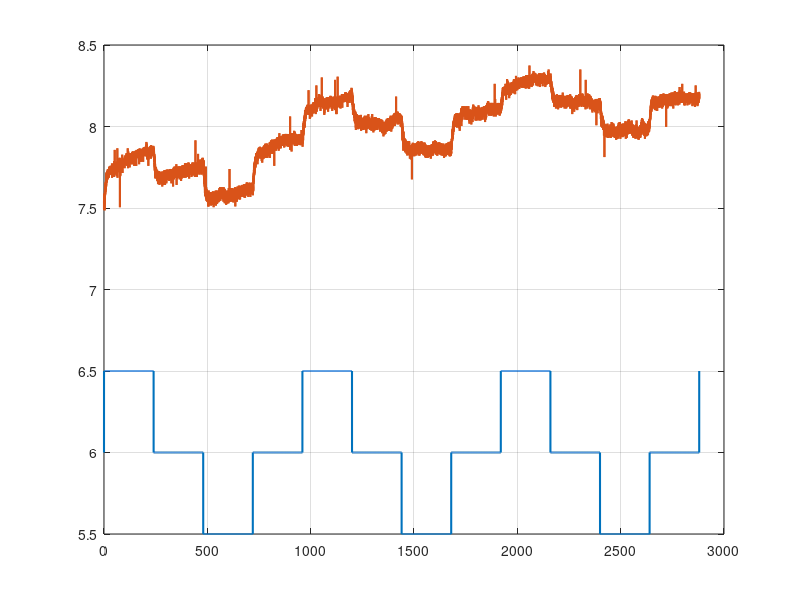

Source code (MATLAB): (Note: this script raises an error after producing the figure.)
clc; clear; close all; warning('off','all');

save_dir = 'csv_data';

% ensure save dir exists
if ~exist(save_dir,'dir')
    mkdir(save_dir);
end

load pb_mer/pb_vent6_spir6.mat

%----------------------------------------------------------------------------------------
% RAW DATA ------------------------------------------------------------------------------
%----------------------------------------------------------------------------------------

time = time(2400:end) - time(2400);
spir = spir(2400:end);
snimac = snimac1(2400:end);

figure(1);
plot(time, spir, 'LineWidth', 1.5);
hold on;
plot(time, snimac, 'LineWidth', 1.5);
grid on;
hold on;

%----------------------------------------------------------------------------------------
% Detrended and normalized data ---------------------------------------------------------
%----------------------------------------------------------------------------------------

snimac_n = my_detrend(snimac, time);
plot(time, snimac_n, 'LineWidth', 1.5);
hold off;

spir_n = spir - 6;

% T = table(time, spir, snimac, spir_n, snimac_n, 'VariableNames', {'time','spir','snimac1','spir_n','snimac1_n'});
% fname = fullfile(save_dir, 'pb_vent6_spir4_raw.csv');
% writetable(T, fname);  

%----------------------------------------------------------------------------------------
% Average data calculation --------------------------------------------------------------
%----------------------------------------------------------------------------------------

time = time(1:9600);
snimac_n = mean([snimac_n(1:9600), snimac_n(9601:19200), snimac_n(19201:28800)], 2);
spir_n = spir_n(1:9600);

figure(2);
plot(time, spir_n, 'LineWidth', 1.5);
hold on;
plot(time, snimac_n, 'LineWidth', 1.5);
grid on;
hold off;

% T = table(time, spir_n, snimac_n, 'VariableNames', {'time','spir_n','snimac1_n'});
% fname = fullfile(save_dir, 'pb_vent6_spir4_avg.csv');
% writetable(T, fname);

%----------------------------------------------------------------------------------------
% Identification ------------------------------------------------------------------------
%----------------------------------------------------------------------------------------

Ts = 0.1;

Gs_ls = ls_identify_basic(snimac_n, spir_n, Ts);
snimac_s_ls = lsim(Gs_ls, spir_n, time);

Gs_fmin = tf_identify_fmin(snimac_n, spir_n, time, Ts);
snimac_s_fmin = lsim(Gs_fmin, spir_n, time);

rmse_ls   = sqrt(mean((snimac_n - snimac_s_ls).^2));
rmse_fmin = sqrt(mean((snimac_n - snimac_s_fmin).^2));

% fprintf('\n---------------------------------------------\n');
% fprintf('RMSE (Least Squares): %.6f\n', rmse_ls);
% fprintf('RMSE (fminsearch):    %.6f\n', rmse_fmin);
% fprintf('---------------------------------------------\n\n');

% figure(3);
% plot(time, snimac_n, 'k', 'LineWidth', 1.5); hold on;
% plot(time, snimac_s_ls, 'r--', 'LineWidth', 1.3);
% plot(time, snimac_s_fmin, 'b-.', 'LineWidth', 1.3);
% grid on;
% hold off;

% T = table(time, spir_n, snimac_n, snimac_s_ls, snimac_s_fmin, 'VariableNames', {'time','spir_n','snimac1_n','snimac1_s_ls','snimac1_s_fmin'});
% fname = fullfile(save_dir, 'pb_vent6_spir4_id.csv');
% writetable(T, fname);

% Approximation of the identified models 

[num, den] = tfdata(Gs_ls, 'v');
num = [0, 0, num(3)];
Gs_ls = tf(num, den)
roots(den)
snimac_s_ls = lsim(Gs_ls, spir_n, time);

[num, den] = tfdata(Gs_fmin, 'v');
num = [0, 0, num(3)];
Gs_fmin = tf(num, den)
roots(den)
snimac_s_fmin = lsim(Gs_fmin, spir_n, time);

rmse_ls   = sqrt(mean((snimac_n - snimac_s_ls).^2));
rmse_fmin = sqrt(mean((snimac_n - snimac_s_fmin).^2));

fprintf('\n---------------------------------------------\n');
fprintf('RMSE (Least Squares): %.6f\n', rmse_ls);
fprintf('RMSE (fminsearch):    %.6f\n', rmse_fmin);
fprintf('---------------------------------------------\n\n');

figure(4);
plot(time, snimac_n, 'k', 'LineWidth', 1.5); hold on;
plot(time, snimac_s_ls, 'r--', 'LineWidth', 1.3);
plot(time, snimac_s_fmin, 'b-.', 'LineWidth', 1.3);
grid on;
hold off;

% T = table(time, spir_n, snimac_n, snimac_s_ls, snimac_s_fmin, 'VariableNames', {'time','spir_n','snimac1_n','snimac1_s_ls','snimac1_s_fmin'});
% fname = fullfile(save_dir, 'pb_vent6_spir4_id_apprx.csv');
% writetable(T, fname);

% save('pb_vent6_spir4_id.mat', 'Gs_fmin', 'Gs_ls');

%----------------------------------------------------------------------------------------
% FUNCTIONS -----------------------------------------------------------------------------
%----------------------------------------------------------------------------------------
warning('on','all');

function G = ls_identify_basic(y, u, Ts)
    
    y = y(:);
    u = u(:);
    N = length(y);
    na = 2; nb = 2;
    
    H = zeros(N-2, na+nb);
    for k = 3:N
        H(k-2,:) = [-y(k-1), -y(k-2), u(k-1), u(k-2)];
    end
    Y = y(3:N);
    
    theta = pinv(H) * Y;  
    
    a1 = theta(1); 
    a2 = theta(2);
    b1 = theta(3); 
    b2 = theta(4);
    
    num = [b1 b2];
    den = [1 a1 a2];
    Gd = tf(num, den, Ts);
    
    G = d2c(Gd, 'tustin');

end

function G = tf_identify_fmin(y, u, time, Ts)

    y = y(:);
    u = u(:);
    time = time(:);

    p0 = [0 0 0 0];

    cost_fun = @(p) rmse_cost_stable(p, u, y, time, Ts);

    opts = optimset('Display', 'off', 'TolX', 1e-8, 'TolFun', 1e-8);
    p_opt = fminsearch(cost_fun, p0, opts);

    p_opt = 50 * tanh(p_opt);
    a1 = p_opt(1); a2 = p_opt(2); b1 = p_opt(3); b2 = p_opt(4);

    Gd = tf([b1 b2], [1 a1 a2], Ts);
    G  = d2c(Gd, 'tustin');

end

function err = rmse_cost_stable(p, u, y, t, Ts)

    p = 50 * tanh(p);
    a1 = p(1); a2 = p(2); b1 = p(3); b2 = p(4);

    try

        Gd = tf([b1 b2], [1 a1 a2], Ts);

        poles = pole(Gd);
        if any(abs(poles) >= 1)
            err = 1e6;
            return;
        end

        G = d2c(Gd, 'tustin');
        y_sim = lsim(G, u, t);

        err = sqrt(mean((y - y_sim).^2));

    catch
        err = 1e6;
    end
end

% my_detrend
% Implements subtraction of the linear trend using formulas (2.6)-(2.7)
% from the book:
% Douglas C. Montgomery, Elizabeth A. Peck, G. Geoffrey Vining.
% "Introduction to Linear Regression Analysis", 5th Edition, Wiley, 2012.
% (Section 2.2.1)

function y_detr = my_detrend(y, x)

    y = y(:);
    x = x(:);
    n = length(y);

    Sx  = sum(x);
    Sy  = sum(y);
    Sxx = sum(x.^2);
    Sxy = sum(x .* y);

    b1 = (n*Sxy - Sx*Sy) / (n*Sxx - Sx^2);  
    b0 = mean(y) - b1 * mean(x);            

    y_detr = y - (b0 + b1*x);

end
